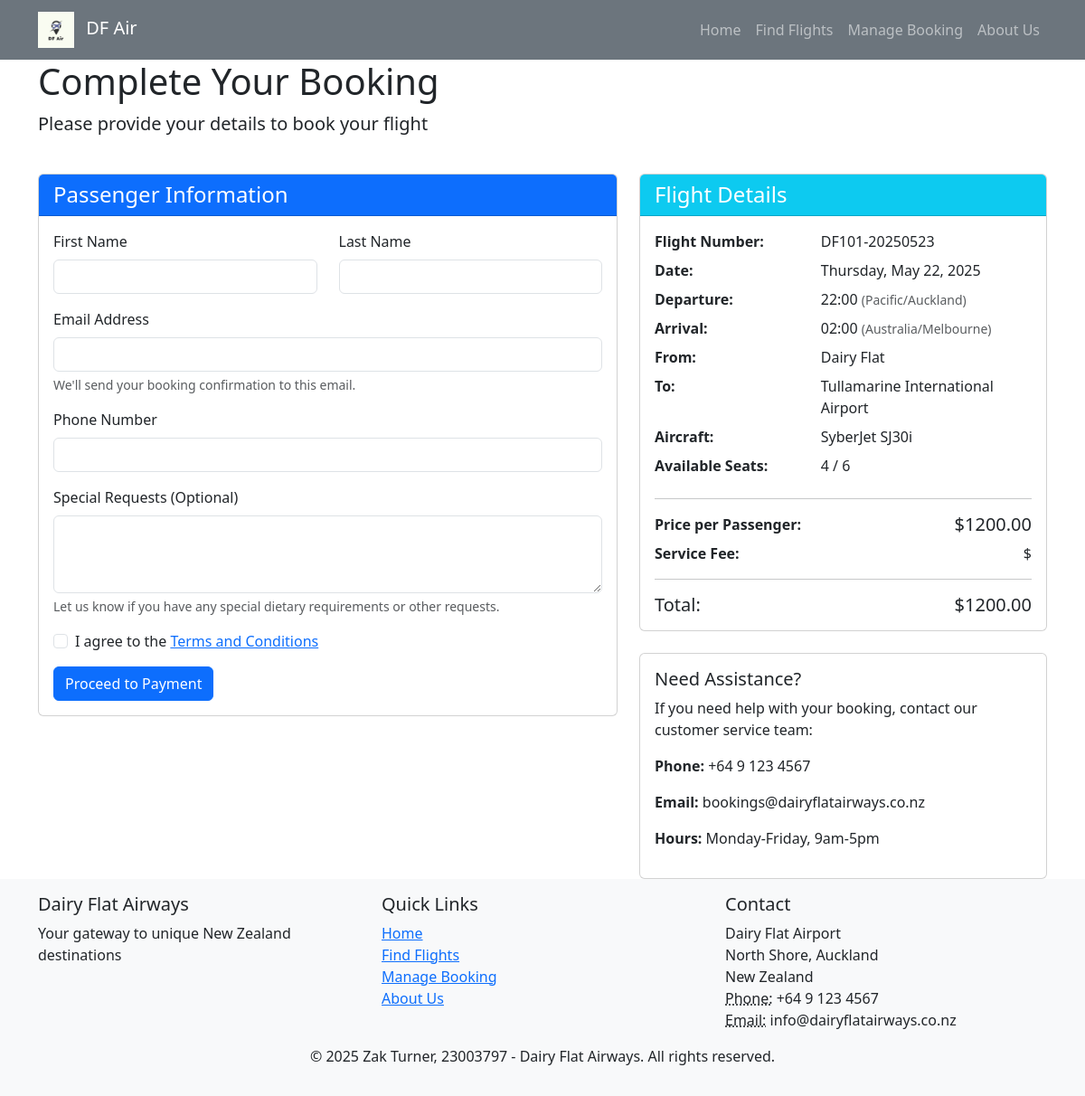
Screenshot of /booking/create/1/ with the database file from the repository.
### ass2/models.py (models this page shows, shortened)
class Flight(models.Model):
    flight_number = models.CharField(max_length=10)
    flight_route = models.ForeignKey('Route', on_delete=models.CASCADE, related_name='flights')
    flight_origin = models.ForeignKey('Airport', on_delete=models.CASCADE, related_name='departures')
    flight_destination = models.ForeignKey('Airport', on_delete=models.CASCADE, related_name='arrivals')
    flight_departure_time = models.DateTimeField()
    flight_arrival_time = models.DateTimeField()
    flight_aircraft = models.ForeignKey('Aircraft', on_delete=models.CASCADE)
    flight_price = models.DecimalField(max_digits=8, decimal_places=2)
    flight_status = models.CharField(max_length=50, default='Scheduled',
                                    help_text="Status of the flight (e.g., Scheduled, Delayed, Cancelled)")
    class Meta:
        ordering = ['flight_departure_time']
    @property
    def booked_seats(self):
        return self.booking_set.filter(booking_status='Confirmed').count()
    @property
    def available_seats(self):
        return self.flight_aircraft.craft_capacity - self.booked_seats
    @property
    def is_full(self):
        return self.available_seats <= 0
    @property
    def is_bookable(self):
        return (not self.is_full and
                self.flight_status not in ['Cancelled', 'Completed'] and
                self.flight_departure_time > timezone.now())

class Airport(models.Model):
    airport_code = models.CharField(max_length=10, unique=True, help_text="Unique identifier for the airport eg INV")
    airport_name = models.CharField(max_length=100, help_text="Name of airport")
    airport_location = models.CharField(max_length=100, help_text="Location")
    airport_timezone = models.CharField(max_length=50, help_text="Timezone of the airport")
    airport_latitude = models.DecimalField(max_digits=9, decimal_places=6, help_text="Latitude of the airport")
    airport_longitude = models.DecimalField(max_digits=9, decimal_places=6, help_text="Longitude of the airport")

class Aircraft(models.Model):
    craft_type = models.CharField(max_length=100, help_text="Type/model of the aircraft")
    craft_capacity = models.IntegerField(help_text="Maximum passenger capacity")
    craft_id = models.CharField(max_length=100, unique=True, help_text="Registration number of the aircraft")
    craft_remaining_capacity = models.IntegerField(help_text="Remaining capacity of the aircraft")
    craft_location = models.ForeignKey('Airport', on_delete=models.CASCADE, related_name='aircraft_location')
    craft_status = models.CharField(max_length=50, help_text="Status of the aircraft (e.g., Available, In Maintenance)")

### ass2/views.py (the view, shortened to what this page needs)
# urls.py: path('booking/create/<int:flight_id>/', views.booking_create, name='booking_create'),
def booking_create(request, flight_id):
        flight = get_object_or_404(Flight, id=flight_id)
        if not flight.is_bookable:
            messages.error(request, "This flight is no longer available for booking.")
            return redirect('flight_search')
        total_price = flight.flight_price
        return render(request, 'booking_create.html', {
            'flight': flight,
            'total_price': total_price
        })

### ass2/templates/booking_create.html (shortened to what this page needs)
{% extends 'master.html' %}
{% block content %}
<div class="row mb-4">
    <div class="col-12">
        <h1>Complete Your Booking</h1>
        <p class="lead">Please provide your details to book your flight</p>
    </div>
</div>
<div class="row">
    <div class="col-md-7">
        <div class="card mb-4">
            <div class="card-header bg-primary text-white">
                <h4 class="mb-0">Passenger Information</h4>
            </div>
            <div class="card-body">
                <form method="post" action="{% url 'booking_create' flight_id=flight.id %}">
                    <div class="row mb-3">
                        <div class="col-md-6">
                            <label for="customer_first_name" class="form-label">First Name</label>
                            <input type="text" name="customer_first_name" id="customer_first_name" class="form-control" required>
                        </div>
                        <div class="col-md-6">
                            <label for="customer_last_name" class="form-label">Last Name</label>
                            <input type="text" name="customer_last_name" id="customer_last_name" class="form-control" required>
                        </div>
                    </div>
                    <div class="mb-3">
                        <label for="customer_email" class="form-label">Email Address</label>
                        <input type="email" name="customer_email" id="customer_email" class="form-control" required>
                        <div class="form-text">We'll send your booking confirmation to this email.</div>
                    </div>
                    <div class="mb-3">
                        <label for="customer_phone" class="form-label">Phone Number</label>
                        <input type="tel" name="customer_phone" id="customer_phone" class="form-control" required>
                    </div>
                    <div class="mb-3">
                        <label for="booking_requests" class="form-label">Special Requests (Optional)</label>
                        <textarea name="booking_requests" id="booking_requests" class="form-control" rows="3"></textarea>
                        <div class="form-text">Let us know if you have any special dietary requirements or other requests.</div>
                    </div>
                    <div class="mb-3 form-check">
                        <input type="checkbox" class="form-check-input" id="terms" required>
                        <label class="form-check-label" for="terms">I agree to the <a href="#" data-bs-toggle="modal" data-bs-target="#termsModal">Terms and Conditions</a></label>
                    </div>
                    <button type="submit" class="btn btn-primary">Proceed to Payment</button>
                </form>
            </div>
        </div>
    </div>
    <div class="col-md-5">
        <div class="card mb-4">
            <div class="card-header bg-info text-white">
                <h4 class="mb-0">Flight Details</h4>
            </div>
            <div class="card-body">
                <dl class="row">
                    <dt class="col-sm-5">Flight Number:</dt>
                    <dd class="col-sm-7">{{ flight.flight_number }}</dd>
                    <dt class="col-sm-5">Date:</dt>
                    <dd class="col-sm-7">{{ flight.flight_departure_time|date:"l, F j, Y" }}</dd>
                    <dt class="col-sm-5">Departure:</dt>
                    <dd class="col-sm-7">
                        {{ flight.flight_departure_time|date:"H:i" }}
                        <small class="text-muted">({{ flight.flight_origin.airport_timezone }})</small>
                    </dd>
                    <dt class="col-sm-5">Arrival:</dt>
                    <dd class="col-sm-7">
                        {{ flight.flight_arrival_time|date:"H:i" }}
                        <small class="text-muted">({{ flight.flight_destination.airport_timezone }})</small>
                    </dd>
                    <dt class="col-sm-5">From:</dt>
                    <dd class="col-sm-7">{{ flight.flight_origin.airport_name }}</dd>
                    <dt class="col-sm-5">To:</dt>
                    <dd class="col-sm-7">{{ flight.flight_destination.airport_name }}</dd>
                    <dt class="col-sm-5">Aircraft:</dt>
                    <dd class="col-sm-7">{{ flight.flight_aircraft.craft_type }}</dd>
                    <dt class="col-sm-5">Available Seats:</dt>
                    <dd class="col-sm-7">{{ flight.available_seats }} / {{ flight.flight_aircraft.craft_capacity }}</dd>
                </dl>
                <hr>
                <div class="d-flex justify-content-between align-items-center">
                    <strong>Price per Passenger:</strong>
                    <span class="h5 mb-0">${{ flight.flight_price }}</span>
                </div>
                <div class="d-flex justify-content-between align-items-center mt-2">
                    <strong>Service Fee:</strong>
                    <span>${{ service_fee }}</span>
                </div>
                <hr>
                <div class="d-flex justify-content-between align-items-center">
                    <strong class="h5 mb-0">Total:</strong>
                    <span class="h5 mb-0">${{ total_price }}</span>
                </div>
            </div>
        </div>
        <div class="card">
            <div class="card-body">
                <h5 class="card-title">Need Assistance?</h5>
                <p>If you need help with your booking, contact our customer service team:</p>
                <p><strong>Phone:</strong> +64 9 123 4567</p>
                <p><strong>Email:</strong> bookings@dairyflatairways.co.nz</p>
                <p><strong>Hours:</strong> Monday-Friday, 9am-5pm</p>
            </div>
        </div>
    </div>
</div>
{% endblock %}

### rows the page displays
Flight: flight_number "DF101-20250523", flight_departure_time "Thursday, May 22, 2025", flight_departure_time "22:00", flight_origin.airport_timezone "Pacific/Auckland", flight_arrival_time "02:00", flight_destination.airport_timezone "Australia/Melbourne", flight_origin.airport_name "Dairy Flat", flight_destination.airport_name "Tullamarine International Airport", flight_aircraft.craft_type "SyberJet SJ30i", available_seats "4", flight_aircraft.craft_capacity "6", flight_price "1200.00"
